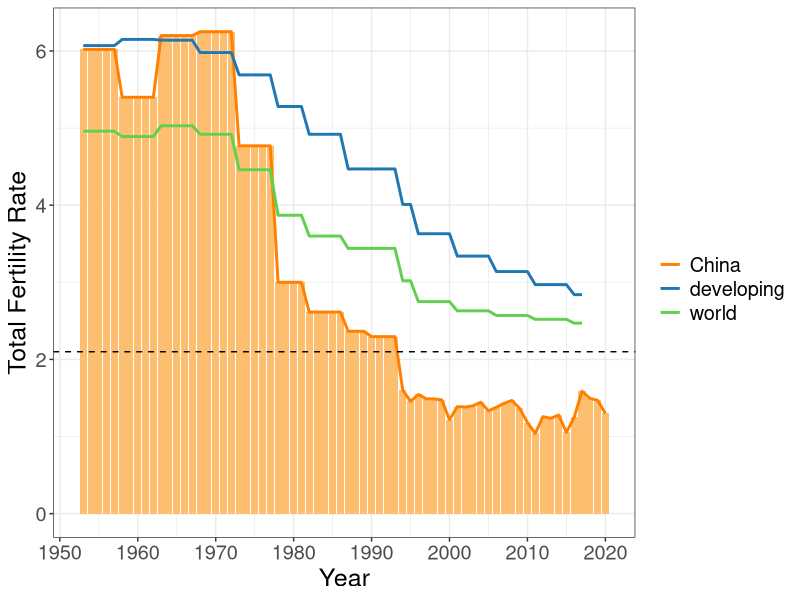

Write the R code that produced this figure. (Note: this script raises an error after producing the figure.)
library(data.table)
library(ggplot2)
library(RColorBrewer)
library(dplyr)
mycol = brewer.pal(8, "Set1")
mycol0 = brewer.pal(11, "Paired")
mycol1 = brewer.pal(9, 'YlOrRd')
## total fertility rate


tfr <- fread("total_fertility_rate.csv", header=T, sep=",", select=1:4)

tfr1 <- tfr %>% tidyr::gather("gg","vv",2:4)
ggplot() + geom_bar(data=tfr, aes(x=year, y=China), stat="identity", fill=mycol0[7]) +
	geom_line(data=tfr1, aes(x=year,y=vv, color=gg), size=1 ) +
	geom_hline(yintercept=2.1, linetype="dashed") + 
	theme_bw() + 
	theme(text = element_text(size = 18)) + 
	scale_color_manual(name = "", values=c("China"=mycol0[8], "developing"=mycol0[2], "world"="11")) +
	scale_y_continuous(name="Total Fertility Rate") +
	scale_x_continuous(name="Year", breaks=seq(1950,2020,10))



b0 <- fread("birth_0.0_version2.txt", header=T, sep="\t")
b0[Male_pop==0, Male_pop:=NA][Female_pop==0, Female_pop:=NA]

ggplot(data=b0) + 
	geom_bar(aes(x=Year, y=Male_pop/scale_down+Female_pop/scale_down, fill = "1"), stat="identity") +
	geom_line(aes(x=Year,y=Female_pop/scale_down, color = "2"), size=1) +
	geom_line(aes(x=Year, y=Male_pop/scale_down, color = "3"), size=1) +
	scale_color_manual(name="",values=c("2"=mycol[1], "3"=mycol[2]),
						labels=c("Female", "Male")) + 
	scale_fill_manual(name="", values=c("1"=mycol1[3]), labels=c("Total")) + 
	scale_y_continuous(name=bquote("Population * 1X"~10^8), breaks=seq(0,15,2)) +
	scale_x_continuous(name="Year", breaks=seq(2000,2150,by=20)) +
	theme_bw() + theme(text = element_text(size = 20))



b1 <- fread("birth_1.0_version2.txt", header=T, sep="\t")
b1[Male_pop==0, Male_pop:=NA][Female_pop==0, Female_pop:=NA]

ggplot(data=b1) + 
	geom_bar(aes(x=Year, y=Male_pop/scale_down+Female_pop/scale_down, fill = "1"), stat="identity") +
	geom_line(aes(x=Year,y=Female_pop/scale_down, color = "2"), size=1) +
	geom_line(aes(x=Year, y=Male_pop/scale_down, color = "3"), size=1) +
	scale_color_manual(name="",values=c("2"=mycol[1], "3"=mycol[2]),
						labels=c("Female", "Male")) + 
	scale_fill_manual(name="", values=c("1"=mycol1[3]), labels=c("Total")) + 
	scale_y_continuous(name=bquote("Population * 1X"~10^8), breaks=seq(0,15,2)) +
	scale_x_continuous(name="Year", breaks=seq(2000,2150,by=20)) +
	theme_bw() + theme(text = element_text(size = 20))


b2 <- fread("birth_2.0_version2.txt", header=T, sep="\t")
b2[Male_pop==0, Male_pop:=NA][Female_pop==0, Female_pop:=NA]

ggplot(data=b2) + 
	geom_bar(aes(x=Year, y=Male_pop/scale_down+Female_pop/scale_down, fill = "1"), stat="identity") +
	geom_line(aes(x=Year,y=Female_pop/scale_down, color = "2"), size=1) +
	geom_line(aes(x=Year, y=Male_pop/scale_down, color = "3"), size=1) +
	scale_color_manual(name="",values=c("2"=mycol[1], "3"=mycol[2]),
						labels=c("Female", "Male")) + 
	scale_fill_manual(name="", values=c("1"=mycol1[3]), labels=c("Total")) + 
	scale_y_continuous(name=bquote("Population * 1X"~10^8), breaks=seq(0,15,2)) +
	scale_x_continuous(name="Year", breaks=seq(2000,2150,by=20)) +
	theme_bw() + theme(text = element_text(size = 20))

b3 <- fread("birth_3.0_version2.txt", header=T, sep="\t")
b3[Male_pop==0, Male_pop:=NA][Female_pop==0, Female_pop:=NA]

ggplot(data=b3) + 
	geom_bar(aes(x=Year, y=Male_pop/scale_down+Female_pop/scale_down, fill = "1"), stat="identity") +
	geom_line(aes(x=Year,y=Female_pop/scale_down, color = "2"), size=1) +
	geom_line(aes(x=Year, y=Male_pop/scale_down, color = "3"), size=1) +
	scale_color_manual(name="",values=c("2"=mycol[1], "3"=mycol[2]),
						labels=c("Female", "Male")) + 
	scale_fill_manual(name="", values=c("1"=mycol1[3]), labels=c("Total")) + 
	scale_y_continuous(name=bquote("Population * 1X"~10^8), breaks=seq(0,80,10)) +
	scale_x_continuous(name="Year", breaks=seq(2000,2150,by=20)) +
	theme_bw() + theme(text = element_text(size = 20))


b1.3 <- fread("birth_1.3_version2.txt", header=T, sep="\t")
b1.3[Male_pop==0, Male_pop:=NA][Female_pop==0, Female_pop:=NA]

ggplot(data=b1.3) + 
	geom_bar(aes(x=Year, y=Male_pop/scale_down+Female_pop/scale_down, fill = "1"), stat="identity") +
	geom_line(aes(x=Year,y=Female_pop/scale_down, color = "2"), size=1) +
	geom_line(aes(x=Year, y=Male_pop/scale_down, color = "3"), size=1) +
	scale_color_manual(name="",values=c("2"=mycol[1], "3"=mycol[2]),
						labels=c("Female", "Male")) + 
	scale_fill_manual(name="", values=c("1"=mycol1[3]), labels=c("Total")) + 
	scale_y_continuous(name=bquote("Population * 1X"~10^8), breaks=seq(0,15,2)) +
	scale_x_continuous(name="Year", breaks=seq(2000,2150,by=20)) +
	theme_bw() + theme(text = element_text(size = 20))



b2.1<- fread("birth_2.1_version2.txt", header=T, sep="\t")
b2.1[Male_pop==0, Male_pop:=NA][Female_pop==0, Female_pop:=NA]

ggplot(data=b2.1) + 
	geom_bar(aes(x=Year, y=Male_pop/scale_down+Female_pop/scale_down, fill = "1"), stat="identity") +
	geom_line(aes(x=Year,y=Female_pop/scale_down, color = "2"), size=1) +
	geom_line(aes(x=Year, y=Male_pop/scale_down, color = "3"), size=1) +
	scale_color_manual(name="",values=c("2"=mycol[1], "3"=mycol[2]),
						labels=c("Female", "Male")) + 
	scale_fill_manual(name="", values=c("1"=mycol1[3]), labels=c("Total")) + 
	scale_y_continuous(name=bquote("Population * 1X"~10^8), breaks=seq(0,15,2)) +
	scale_x_continuous(name="Year", breaks=seq(2000,2150,by=20)) +
	theme_bw() + theme(text = element_text(size = 20))





ggplot() + geom_line(data = b3, aes(x=Year, y=Male_pop/scale_down+Female_pop/scale_down, color = "1"), size=1) +
	geom_line(data = b2.1, aes(x=Year, y=Male_pop/scale_down+Female_pop/scale_down, color = "2"), size=1) +
	geom_line(data = b2, aes(x=Year, y=Male_pop/scale_down+Female_pop/scale_down, color = "3"), size=1) +
	geom_line(data = b1.3, aes(x=Year, y=Male_pop/scale_down+Female_pop/scale_down, color = "4"), size=1) +
	geom_line(data = b1, aes(x=Year, y=Male_pop/scale_down+Female_pop/scale_down, color = "5"), size=1) +
	geom_line(data = b0, aes(x=Year, y=Male_pop/scale_down+Female_pop/scale_down, color = "6"), size=1) +
	scale_color_manual(name="TFR",values=c("6"=mycol1[9], "5"=mycol1[8],"4"=mycol1[7], "3"=mycol1[6], "2"=mycol1[4],"1"=mycol1[4]),
						labels=c("3.0", "2.1", "2.0", "1.3", "1.0", "0.0")) + 
	scale_y_continuous(name=bquote("Population * 1X"~10^8),limits=c(0,30)) +
	scale_x_continuous(name="Year", breaks=seq(2000,2150,by=20)) +
	theme(text = element_text(size = 20)) 

